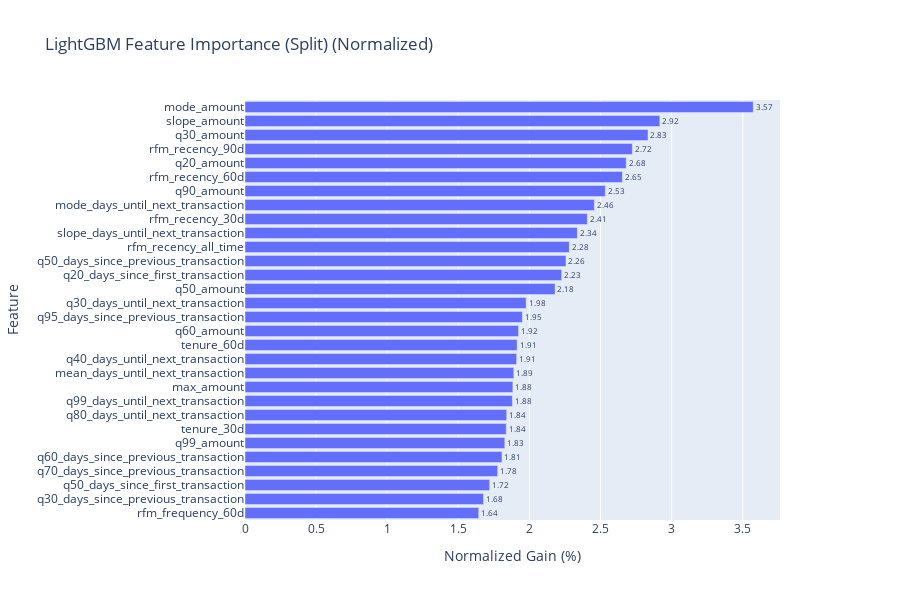

Source (notebook cell):
### Code cell
plot_lgb_feature_importance(lgbm_model, importance_type="split", normalize=True, top_n=30)

### Figure 1 — Plotly figure (JSON) as saved in the notebook; plotly's stock layout.template omitted (floating-point values rounded to 4 significant figures)
{"data": [{"cliponaxis": false, "hovertemplate": "Normalized Gain (%)=%{text}<br>Feature=%{y}<extra></extra>", "legendgroup": "", "marker": {"color": "#636efa", "pattern": {"shape": ""}}, "name": "", "orientation": "h", "showlegend": false, "text": [1.643, 1.677, 1.72, 1.777, 1.807, 1.827, 1.837, 1.84, 1.88, 1.883, 1.89, 1.91, 1.913, 1.923, 1.95, 1.977, 2.18, 2.227, 2.257, 2.28, 2.337, 2.407, 2.457, 2.533, 2.653, 2.68, 2.723, 2.833, 2.917, 3.573], "textposition": "outside", "texttemplate": "%{text:.2f}", "type": "bar", "x": [1.643, 1.677, 1.72, 1.777, 1.807, 1.827, 1.837, 1.84, 1.88, 1.883, 1.89, 1.91, 1.913, 1.923, 1.95, 1.977, 2.18, 2.227, 2.257, 2.28, 2.337, 2.407, 2.457, 2.533, 2.653, 2.68, 2.723, 2.833, 2.917, 3.573], "xaxis": "x", "y": ["rfm_frequency_60d", "q30_days_since_previous_transaction", "q50_days_since_first_transaction", "q70_days_since_previous_transaction", "q60_days_since_previous_transaction", "q99_amount", "tenure_30d", "q80_days_until_next_transaction", "q99_days_until_next_transaction", "max_amount", "mean_days_until_next_transaction", "q40_days_until_next_transaction", "tenure_60d", "q60_amount", "q95_days_since_previous_transaction", "q30_days_until_next_transaction", "q50_amount", "q20_days_since_first_transaction", "q50_days_since_previous_transaction", "rfm_recency_all_time", "slope_days_until_next_transaction", "rfm_recency_30d", "mode_days_until_next_transaction", "q90_amount", "rfm_recency_60d", "q20_amount", "rfm_recency_90d", "q30_amount", "slope_amount", "mode_amount"], "yaxis": "y"}], "layout": {"barmode": "relative", "height": 600, "legend": {"tracegroupgap": 0}, "margin": {"r": 120}, "title": {"text": "LightGBM Feature Importance (Split) (Normalized)"}, "xaxis": {"anchor": "y", "domain": [0, 1], "title": {"text": "Normalized Gain (%)"}}, "yaxis": {"anchor": "x", "categoryorder": "total ascending", "domain": [0, 1], "title": {"text": "Feature"}}}}
